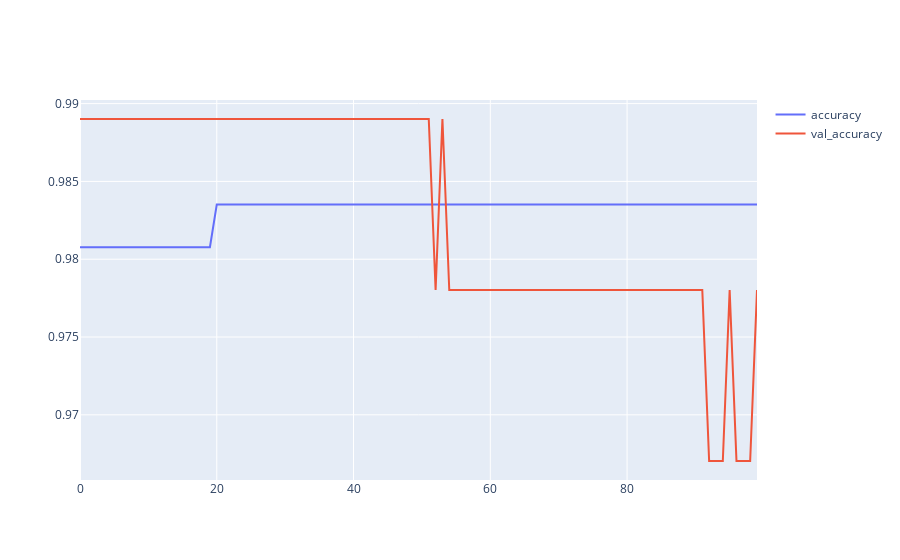
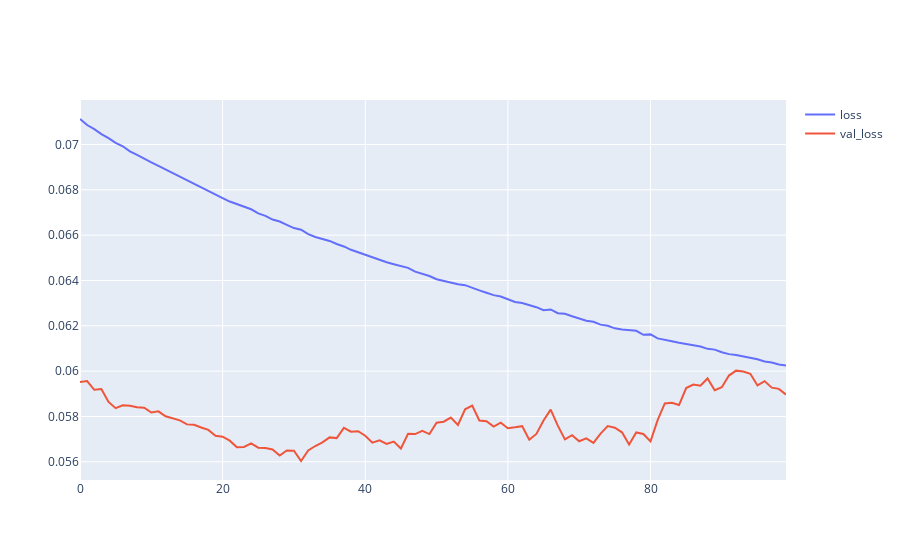

Notebook code cell kept with these figures, in order:
### Code cell
def draw_history(history):
    fig = go.Figure()
    fig.add_trace(go.Scatter(x=history.epoch, y=history.history["accuracy"], name="accuracy"))
    fig.add_trace(go.Scatter(x=history.epoch, y=history.history["val_accuracy"], name="val_accuracy"))
    fig.show()

    fig = go.Figure()
    fig.add_trace(go.Scatter(x=history.epoch, y=history.history["loss"], name="loss"))
    fig.add_trace(go.Scatter(x=history.epoch, y=history.history["val_loss"], name="val_loss"))
    fig.show()


draw_history(history)
